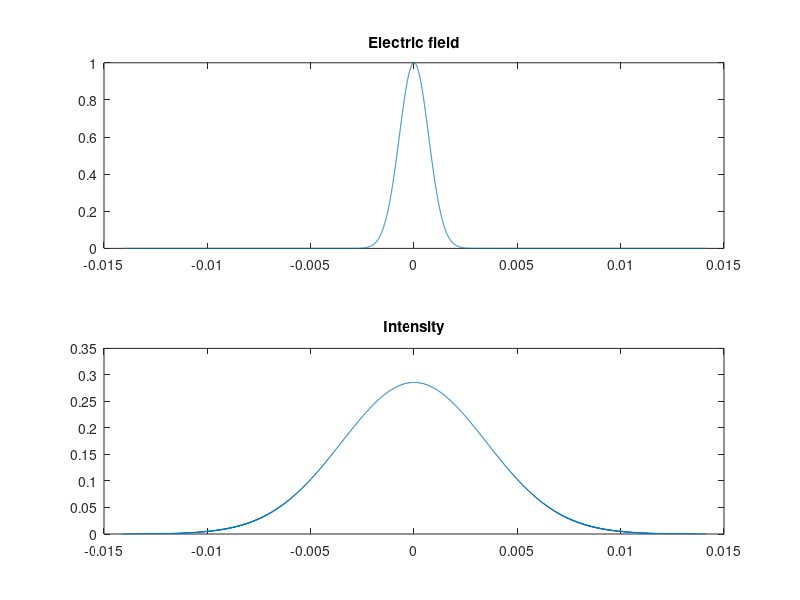

Write MATLAB code to recreate this figure.
% Michelson interferometer simulated with fast Fourier transform
clear all
close all

% Definitions
Np = 10001 %5001; % number of points to numeric calculation
lambda = 532.8e-9; % light source wavelength



d = 0.15; % propagation distance before the closest mirror
dz = 0*lambda %(100000)*lambda; % lambda/8; % Distance difference between mirrors M1 and M2

L = sqrt((Np-1)*lambda*d) ; % Correction to make dx = dx0

dx0 = L/(Np-1); % Np eh numero de pontos, intervalos = N-1
fc=-0.1; % foco lente

z1 = d; % distance between BS and M1
z2 = z1+dz; % distance between BS and M2

% !! vectorize this for loop later
for i=1:Np
  x0(i)=-L/2+(i-1)*dx0;
  u0(i)=exp(-x0(i)^2/1e-6);
  fz1(i)=1/sqrt(Np-1)*exp(1i*2*pi/lambda*(z1+x0(i)^2/(2*z1)));
  fz2(i)=1/sqrt(Np-1)*exp(1i*2*pi/lambda*(z2+x0(i)^2/(2*z2)));  
  lente(i)=exp(-1i*pi*x0(i)^2/(lambda*fc));
end

% *************
% Laser beam
% *************

% lente divergente
u = u0.*lente;
% Propagacao ate divisor de feixes 
u = conv(u,fz1,"same");

% *************
% Beam 1
% *************

% Propagacao ate espelho 1
u1 = sqrt(2)/2*conv(u,fz1,"same");
% Propagacao espelho 1 ate divisor de feixes
u1 = conv(u1,fz1,"same");
% Propagacao divisor de feixes ate detetor
u1 = conv(u1,fz1,"same");

% *************
% Beam 2
% *************

% Propagacao ate espelho 2
u2 = sqrt(2)/2*conv(u,fz2,"same");
% Propagacao espelho 2 ate divisor de feixes
u2 = conv(u2,fz2,"same");
% Propagacao divisor de feixes ate detetor
u2 = conv(u2,fz1,"same");

% Combinacao dos feixes no detetor
ur = u1+u2;
I = abs(ur).^2.;

%
figure('Position',[80,80,600,450]);

subplot(211)
plot(x0,u0)
% axis([-L/2,L/2,-0.2,1.1]);
title('Electric field')

subplot(212)
plot(x0,I)
title('Intensity')
